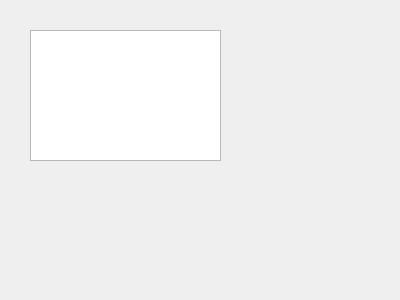
<?xml version="1.0" encoding="UTF-8"?>
<ui version="4.0">
 <class>Dialog</class>
 <widget class="QDialog" name="Dialog">
  <property name="geometry">
   <rect>
    <x>0</x>
    <y>0</y>
    <width>400</width>
    <height>300</height>
   </rect>
  </property>
  <property name="windowTitle">
   <string>Dialog</string>
  </property>
  <widget class="QTextBrowser" name="textBrowser">
   <property name="geometry">
    <rect>
     <x>30</x>
     <y>30</y>
     <width>191</width>
     <height>131</height>
    </rect>
   </property>
  </widget>
 </widget>
 <resources/>
 <connections/>
</ui>
